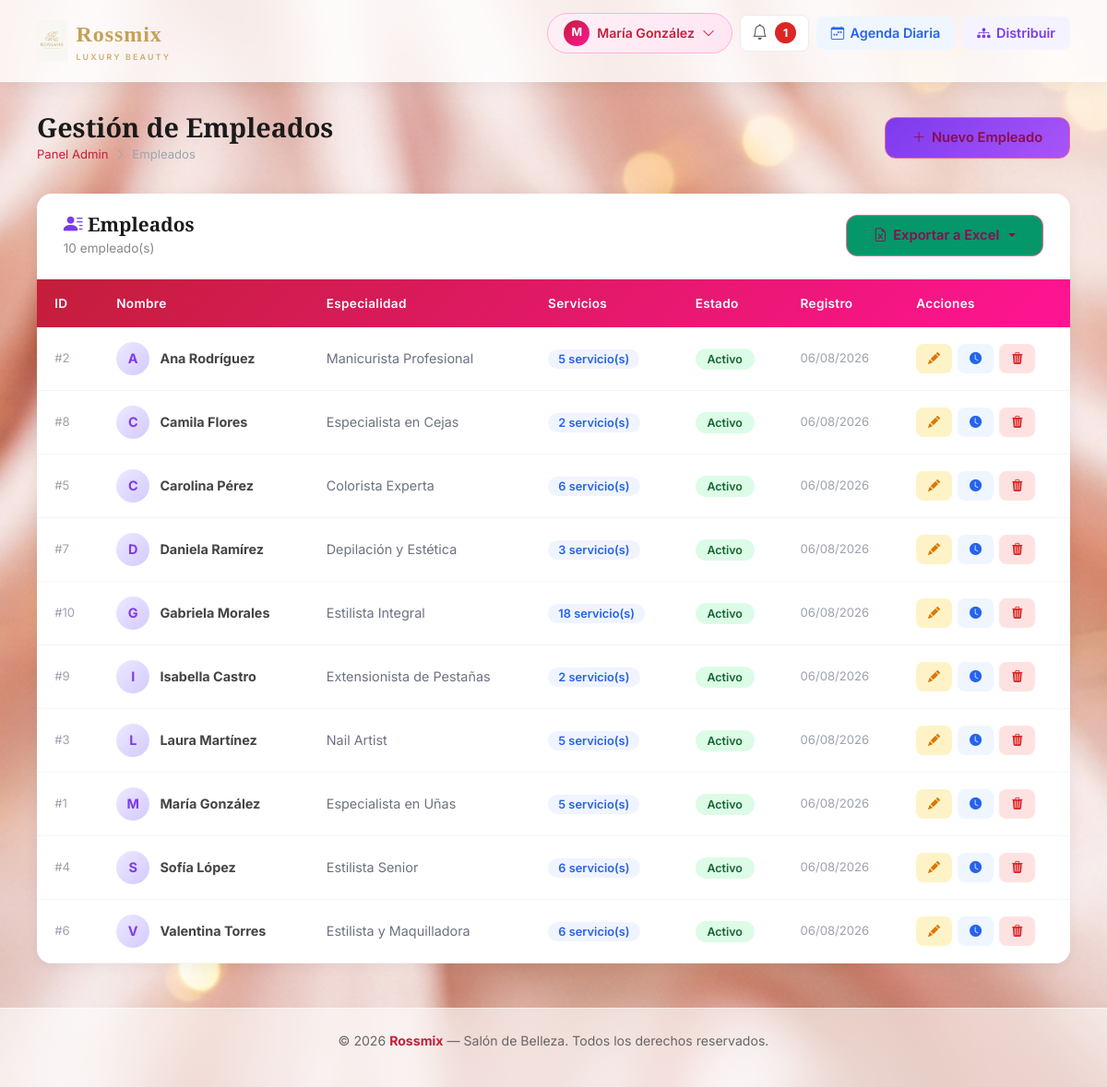
The app's page /admin/empleados (signed in) with its own data.
### app/models/empleado.py (models this page shows, shortened)
class Empleado(db.Model):
    __tablename__ = 'empleados'
    id_empleado = db.Column(db.Integer, primary_key=True)
    nombre = db.Column(db.String(100), nullable=False)
    especialidad = db.Column(db.String(100))
    activo = db.Column(db.Boolean, default=True)
    fecha_registro = db.Column(db.DateTime, default=datetime.utcnow)
    horarios = db.relationship('HorarioEmpleado', backref='empleado', lazy=True, cascade='all, delete-orphan')
    citas = db.relationship('Cita', backref='empleado', lazy=True)

### app/views/admin/empleados.py (the view)
@admin_bp.route('/empleados')
@admin_required
def empleados():
    lista = Empleado.query.order_by(Empleado.nombre).all()
    servicios = Servicio.query.filter_by(activo=True).all()
    conteo_servicios = {}
    for emp in lista:
        conteo_servicios[emp.id_empleado] = EmpleadoServicio.query.filter_by(
            id_empleado=emp.id_empleado
        ).count()
        emp.num_servicios = conteo_servicios[emp.id_empleado]
    return render_template('admin/empleados.html', empleados=lista, servicios=servicios)

### app/templates/admin/empleados.html (shortened to what this page needs)
{% extends 'base.html' %}
{% block content %}
<div class="page-header">
    <div>
        <h1>Gestión de Empleados</h1>
        <div class="breadcrumb-r">
            <a href="{{ url_for('dashboard_admin') }}">Panel Admin</a>
            <i class="bi bi-chevron-right"></i> <span>Empleados</span>
        </div>
    </div>
    <button onclick="abrirModalCrear()" class="btn-rossmix" style="background:linear-gradient(135deg,#7c3aed,#a855f7);">
        <i class="bi bi-plus-lg"></i> Nuevo Empleado
    </button>
</div>
<div class="r-card">
    <div class="r-card-header d-flex justify-content-between align-items-center">
        <div>
            <h2><i class="bi bi-person-lines-fill" style="color:#7c3aed;"></i> Empleados</h2>
            <span style="font-size:0.85rem; color:#888;">{{ empleados|length }} empleado(s)</span>
        </div>
        <div class="dropdown">
            <button class="btn-rossmix dropdown-toggle" type="button" id="exportEmpleadosDropdown"
                    data-bs-toggle="dropdown" aria-expanded="false" style="background:#059669;">
                <i class="bi bi-file-earmark-excel"></i> Exportar a Excel
            </button>
        </div>
    </div>
    {% if empleados %}
    <div style="overflow-x:auto;">
        <table class="r-table">
            <thead>
                <tr>
                    <th>ID</th><th>Nombre</th><th>Especialidad</th>
                    <th>Servicios</th><th>Estado</th><th>Registro</th><th>Acciones</th>
                </tr>
            </thead>
            <tbody>
                {% for emp in empleados %}
                <tr id="empleado-{{ emp.id_empleado }}">
                    <td style="color:#9ca3af;font-size:0.82rem;">#{{ emp.id_empleado }}</td>
                    <td>
                        <div style="display:flex;align-items:center;gap:0.7rem;">
                            <div style="width:36px;height:36px;border-radius:50%;
                                        background:linear-gradient(135deg,#ede9ff,#d4caff);
                                        display:flex;align-items:center;justify-content:center;
                                        font-weight:700;color:#7c3aed;font-size:0.9rem;flex-shrink:0;">
                                {{ emp.nombre[0].upper() }}
                            </div>
                            <strong>{{ emp.nombre }}</strong>
                        </div>
                    </td>
                    <td style="color:#6b7280;">{{ emp.especialidad or '—' }}</td>
                    <td>
                        <span style="background:#f0f4ff;color:#2563eb;padding:0.2rem 0.7rem;
                                     border-radius:20px;font-size:0.8rem;font-weight:600;">
                            {{ emp.num_servicios }} servicio(s)
                        </span>
                    </td>
                    <td>
                        {% if emp.activo %}<span class="badge-active">Activo</span>
                        {% else %}<span class="badge-inactive">Inactivo</span>{% endif %}
                    </td>
                    <td style="color:#9ca3af;font-size:0.82rem;">
                        {{ emp.fecha_registro.strftime('%d/%m/%Y') if emp.fecha_registro else '—' }}
                    </td>
                    <td>
                        <div style="display:flex;gap:0.4rem;flex-wrap:wrap;">
                            <button onclick="abrirModalEditar({{ emp.id_empleado }}, '{{ emp.nombre }}')"
                                    style="background:#fef3c7;color:#d97706;border:none;padding:0.4rem 0.8rem;
                                           border-radius:8px;font-size:0.82rem;font-weight:600;cursor:pointer;
                                           transition:all 0.2s;" title="Editar"
                                    onmouseover="this.style.background='#fde68a'"
                                    onmouseout="this.style.background='#fef3c7'">
                                <i class="bi bi-pencil-fill"></i>
                            </button>
                            <a href="{{ url_for('admin_horarios_crear', id_empleado=emp.id_empleado) }}"
                               style="background:#eff6ff;color:#2563eb;padding:0.4rem 0.8rem;
                                      border-radius:8px;font-size:0.82rem;font-weight:600;
                                      text-decoration:none;transition:all 0.2s;" title="Horarios">
                                <i class="bi bi-clock-fill"></i>
                            </a>
                            <button onclick="confirmarEliminar({{ emp.id_empleado }}, '{{ emp.nombre }}')"
                                    style="background:#fee2e2;color:#dc2626;border:none;padding:0.4rem 0.8rem;
                                           border-radius:8px;font-size:0.82rem;font-weight:600;cursor:pointer;
                                           transition:all 0.2s;" title="Eliminar"
                                    onmouseover="this.style.background='#fecaca'"
                                    onmouseout="this.style.background='#fee2e2'">
                                <i class="bi bi-trash3-fill"></i>
                            </button>
                        </div>
                    </td>
                </tr>
                {% endfor %}
            </tbody>
        </table>
    </div>
    {% endif %}
</div>
{% endblock %}

### records on screen
Empleado: id_empleado "2", nombre "A", nombre "Ana Rodríguez", especialidad "Manicurista Profesional", num_servicios "5", activo "Activo", fecha_registro "06/08/2026"
Empleado: id_empleado "8", nombre "C", nombre "Camila Flores", especialidad "Especialista en Cejas", num_servicios "2", activo "Activo", fecha_registro "06/08/2026"
Empleado: id_empleado "5", nombre "C", nombre "Carolina Pérez", especialidad "Colorista Experta", num_servicios "6", activo "Activo", fecha_registro "06/08/2026"
Empleado: id_empleado "7", nombre "D", nombre "Daniela Ramírez", especialidad "Depilación y Estética", num_servicios "3", activo "Activo", fecha_registro "06/08/2026"
Empleado: id_empleado "10", nombre "G", nombre "Gabriela Morales", especialidad "Estilista Integral", num_servicios "18", activo "Activo", fecha_registro "06/08/2026"
Empleado: id_empleado "9", nombre "I", nombre "Isabella Castro", especialidad "Extensionista de Pestañas", num_servicios "2", activo "Activo", fecha_registro "06/08/2026"
Empleado: id_empleado "3", nombre "L", nombre "Laura Martínez", especialidad "Nail Artist", num_servicios "5", activo "Activo", fecha_registro "06/08/2026"
Empleado: id_empleado "1", nombre "M", nombre "María González", especialidad "Especialista en Uñas", num_servicios "5", activo "Activo", fecha_registro "06/08/2026"
Empleado: id_empleado "4", nombre "S", nombre "Sofía López", especialidad "Estilista Senior", num_servicios "6", activo "Activo", fecha_registro "06/08/2026"
Empleado: id_empleado "6", nombre "V", nombre "Valentina Torres", especialidad "Estilista y Maquilladora", num_servicios "6", activo "Activo", fecha_registro "06/08/2026"

### other values on screen
{{ session.nombre[0]|upper }} "M"
{{ session.nombre|title }} "María González"
{{ notificaciones_unread }} "1"
{{ empleados|length }} "10"
